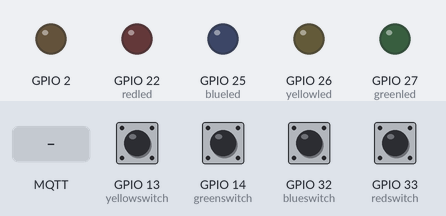
The sketch below on a simulated ESP32. Parts: output pins drawn as LEDs (lit = HIGH). The inputs (shaded band) are chosen by the test bench; at power-on: GPIO 13 (yellowswitch), GPIO 14 (greenswitch), GPIO 32 (blueswitch), GPIO 33 (redswitch) HIGH. WiFi joins after 1.5 s; servers stay silent unless stated; no MQTT or app messages arrive unless stated; what the sketch prints to the serial monitor is not drawn.

Above: at 3.2 s.
3.3 s: GPIO 13 (yellowswitch) pulled LOW for 0.15 s
At 3.9 s:
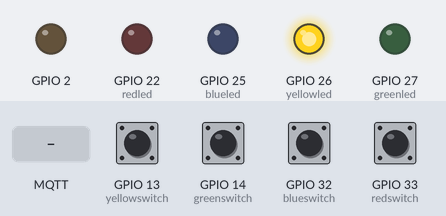
4.9 s: GPIO 14 (greenswitch) pulled LOW for 0.15 s
At 6.1 s:
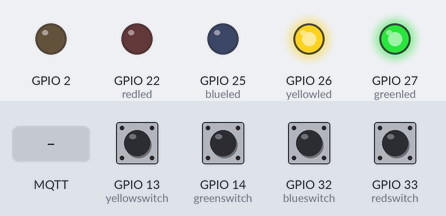
6.5 s: GPIO 32 (blueswitch) pulled LOW for 0.15 s
At 7.5 s:
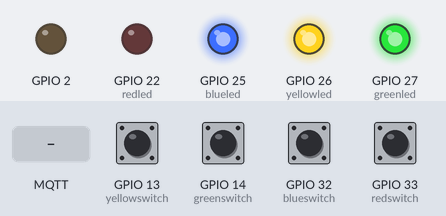
8.1 s: GPIO 33 (redswitch) pulled LOW for 0.15 s
At 8.8 s:
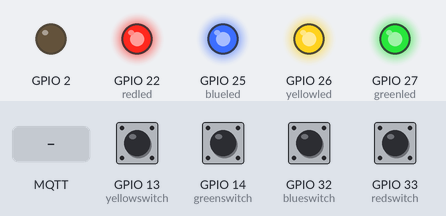
9.7 s: MQTT message "blue" arrives on the first subscribed topic
At 10.9 s:
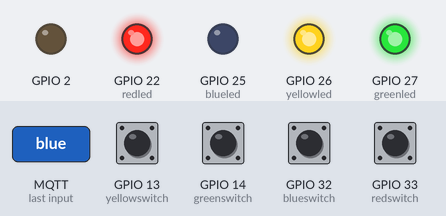
11.2 s: MQTT message "yellow" arrives on the first subscribed topic
At 12.3 s:
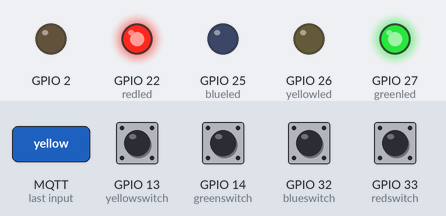
Timing chart, 0 to 13.7 s (numbered marks = the images above; inputs shaded):
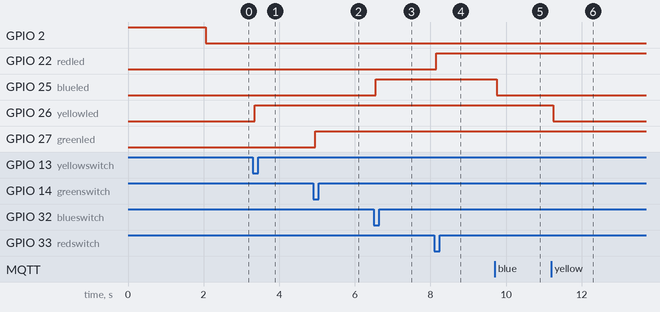

The sketch:

AndroidProgrammingFinalAssignment.ino
```cpp
#include <PubSubClient.h>
#include <WiFi.h>
#include <WiFiClient.h>
#include <WiFiServer.h>
#include <WiFiUdp.h>
#include <WiFiClientSecure.h>

const char* ssid = "joost";
const char* password = "patrick123";
const char* mqttServer = "8f379621c2fc4eba8c8f89232ae9aab3.s2.eu.hivemq.cloud";
const int mqttPort = 8883;
const char* mqttUser = "esp32GertieMeneer";
const char* mqttPassword = "Droppie@12!";

WiFiClientSecure wifiClient;
PubSubClient mqttClient(wifiClient);

int redswitch = 33;
int blueswitch = 32;
int yellowswitch = 13;
int greenswitch = 14;

int redled = 22;
int blueled = 25;
int yellowled = 26;
int greenled = 27;

int redlaststate = 0;
int bluelaststate = 0;
int yellowlaststate = 0;
int greenlaststate = 0;

int redcurrentstate = 0;
int bluecurrentstate = 0;
int yellowcurrentstate = 0;
int greencurrentstate = 0;

int redledstate = LOW;
int blueledstate = LOW;
int yellowledstate = LOW;
int greenledstate = LOW;

int redmessage = 0;
int bluemessage = 0;
int yellowmessage = 0;
int greenmessage = 0;

void setup() {
  // put your setup code here, to run once:
  pinMode(2, OUTPUT);
  pinMode(redled, OUTPUT);
  pinMode(blueled, OUTPUT);
  pinMode(yellowled, OUTPUT);
  pinMode(greenled, OUTPUT);

  pinMode(redswitch, INPUT_PULLUP);
  pinMode(blueswitch, INPUT_PULLUP);
  pinMode(yellowswitch, INPUT_PULLUP);
  pinMode(greenswitch, INPUT_PULLUP);

  digitalWrite(2, HIGH);

  Serial.begin(115200);
  WiFi.begin(ssid, password);
  while (WiFi.status() != WL_CONNECTED) {
    delay(1000);
  }
  Serial.println("Connected");

  wifiClient.setInsecure();

  // Set up MQTT client
  mqttClient.setServer(mqttServer, mqttPort);
  mqttClient.setCallback(callback);
  mqttClient.setKeepAlive(60);

  while (!mqttClient.connected()) {
    if (mqttClient.connect("esp", mqttUser, mqttPassword)) {
      Serial.println("mqtt broker connected");
    } else {
      Serial.print("failed with state ");
      Serial.print(mqttClient.state());
      delay(2000);
    }
  }
  mqttClient.subscribe("coms");
  digitalWrite(2, LOW);
}

void loop() {
  // put your main code here, to run repeatedly:

  mqttClient.loop();
  checkButtons();
  updateLED();
  delay(1);
}

void checkButtons()
{
  if (redmessage == 1)
  {
    redcurrentstate = !redlaststate;
  } else
  {
    redcurrentstate = digitalRead(redswitch);
  }

  if (bluemessage == 1)
  {
    bluecurrentstate = !bluelaststate;
  } else
  {
    bluecurrentstate = digitalRead(blueswitch);
  }

  if (yellowmessage == 1)
  {
    yellowcurrentstate = !yellowlaststate;
  } else
  {
    yellowcurrentstate = digitalRead(yellowswitch);
  }

  if (greenmessage == 1)
  {
    greencurrentstate = !greenlaststate;
  } else
  {
    greencurrentstate = digitalRead(greenswitch);
  }
}

void updateLED() {
  if (redcurrentstate != redlaststate) {
    if (redcurrentstate == LOW || redmessage == 1) {  // Knop is losgelaten
      redledstate = !redledstate;  // Status van de LED omkeren
      sendLED(1);
    }
    delay(50);
  }
  digitalWrite(redled, redledstate);
  redlaststate = redcurrentstate;
  redmessage = 0;

  if (bluecurrentstate != bluelaststate) {
    if (bluecurrentstate == LOW || bluemessage == 1) {  // Knop is losgelaten
      blueledstate = !blueledstate;// Status van de LED omkeren
      sendLED(2);
    }
    delay(50);
  }
  digitalWrite(blueled, blueledstate);
  bluelaststate = bluecurrentstate;
  bluemessage = 0;

  if (yellowcurrentstate != yellowlaststate) {
    if (yellowcurrentstate == LOW || yellowmessage == 1) { // Knop is losgelaten
      yellowledstate = !yellowledstate; // Status van de LED omkeren
      sendLED(3);
    }
    delay(50);
  }
  digitalWrite(yellowled, yellowledstate);
  yellowlaststate = yellowcurrentstate;
  yellowmessage = 0;

  if (greencurrentstate != greenlaststate) {
    if (greencurrentstate == LOW || greenmessage == 1) { // Knop is losgelaten
      greenledstate = !greenledstate; // Status van de LED omkeren
      sendLED(4);
    }
    delay(50);
  }
  digitalWrite(greenled, greenledstate);
  greenlaststate = greencurrentstate;
  greenmessage = 0;
}

void callback(char* topic, byte* payload, unsigned int length) {
  // Handle incoming message
  String message = "";

  for (int i = 0; i < length; i++) {
    message += (char)payload[i];
  }

//  Serial.println("Message received on topic " + String(topic) + ": " + message);
  readMsg(message);
}

void sendLED(int led)
{
  String msg;
  switch (led)
  {
    case 1:
      msg = "red: " + String(redledstate);
      mqttClient.publish("coms", msg.c_str());
      break;

    case 2:
      msg = "blue: " + String(blueledstate);
      mqttClient.publish("coms", msg.c_str());
      break;

    case 3:
      msg = "yellow: " + String(yellowledstate);
      mqttClient.publish("coms", msg.c_str());
      break;

    case 4:
      msg = "green: " + String(greenledstate);
      mqttClient.publish("coms", msg.c_str());
      break;

    default:
//    Serial.println(msg);
      break;
  }
}

void readMsg(String message)
{
  if (message.equals("refresh"))
  {
//    Serial.println("refreshing data");
    sendLED(1);
    sendLED(2);
    sendLED(3);
    sendLED(4);
  }
  if (message.equals("red"))
  {
//    Serial.println("red button pressed");
    redmessage = 1;
  }
  else if (message.equals("blue"))
  {
//    Serial.println("blue button pressed");
    bluemessage = 1;
  }
  else if (message.equals("yellow"))
  {
//    Serial.println("yellow button pressed");
    yellowmessage = 1;
  }
  else if (message.equals("green"))
  {
//    Serial.println("green button pressed");
    greenmessage = 1;
  }
}
```

Measured:
- after the input at 3.3 s, GPIO 26 (yellowled): LOW → HIGH after 0.05 s
- after the input at 4.9 s, GPIO 27 (greenled): LOW → HIGH after 0.05 s
- after the input at 6.5 s, GPIO 25 (blueled): LOW → HIGH after 0.05 s
- after the input at 8.1 s, GPIO 22 (redled): LOW → HIGH after 0.05 s
- after the input at 9.7 s, GPIO 25 (blueled): HIGH → LOW after 0.05 s
- after the input at 11.2 s, GPIO 26 (yellowled): HIGH → LOW after 0.05 s
